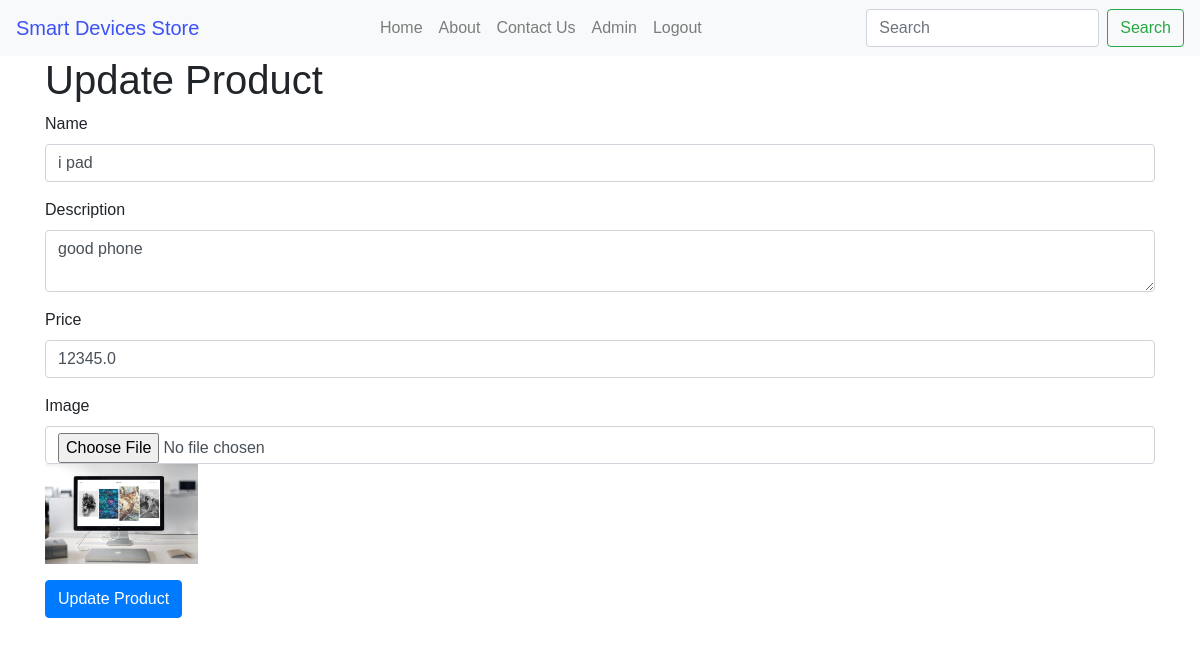
The app's page /admin/update/2 (signed in) with its own data.
### app/models.py (models this page shows)
class Product(db.Model):
    id = db.Column(db.Integer, primary_key=True)
    name = db.Column(db.String(100), nullable=False)
    description = db.Column(db.Text, nullable=False)
    price = db.Column(db.Float, nullable=False)
    image_filename = db.Column(db.String(100), nullable=False)
    orders = db.relationship('Order', backref='product', lazy=True, cascade="all, delete")

### app/routes.py (the view, shortened to what this page needs)
@app.route('/admin/update/<int:id>', methods=['GET', 'POST'])
def update_product(id):
    product = Product.query.get_or_404(id)
    return render_template('update_product.html', product=product)

### app/templates/update_product.html
{% extends "base.html" %}
{% block content %}
<h1>Update Product</h1>
<form method="POST" enctype="multipart/form-data">
    <div class="form-group">
        <label for="name">Name</label>
        <input type="text" class="form-control" id="name" name="name" value="{{ product.name }}" required>
    </div>
    <div class="form-group">
        <label for="description">Description</label>
        <textarea class="form-control" id="description" name="description" required>{{ product.description }}</textarea>
    </div>
    <div class="form-group">
        <label for="price">Price</label>
        <input type="number" step="0.01" class="form-control" id="price" name="price" value="{{ product.price }}" required>
    </div>
    <div class="form-group">
        <label for="image">Image</label>
        <input type="file" class="form-control" id="image" name="image">
        {% if product.image_filename %}
        <img src="{{ url_for('static', filename='uploads/' ~ product.image_filename) }}" alt="{{ product.name }}" style="max-height: 100px;">
        {% endif %}
    </div>
    <button type="submit" class="btn btn-primary">Update Product</button>
</form>
{% endblock %}

### app/static/main.css (style rules this page uses)
* { font-family:'Lucida Sans', 'Lucida Sans Regular', 'Lucida Grande', 'Lucida Sans Unicode', Geneva, Verdana, sans-serif ; padding: 0 ; margin: 0 ; }

### records on screen
Product: name "i pad", description "good phone", price "12345.0", image_filename (picture)
